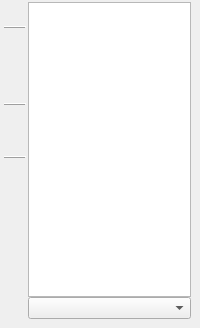
  <widget class="QDockWidget" name="thumbnailsDockWidget">
   <property name="features">
    <set>QDockWidget::DockWidgetFloatable|QDockWidget::DockWidgetMovable</set>
   </property>
   <property name="allowedAreas">
    <set>Qt::LeftDockWidgetArea|Qt::RightDockWidgetArea</set>
   </property>
   <property name="windowTitle">
    <string>Thumbnails</string>
   </property>
   <attribute name="dockWidgetArea">
    <number>2</number>
   </attribute>
   <widget class="QWidget" name="dockWidgetContents_2">
    <layout class="QHBoxLayout" name="horizontalLayout_4">
     <property name="spacing">
      <number>2</number>
     </property>
     <property name="leftMargin">
      <number>4</number>
     </property>
     <property name="topMargin">
      <number>2</number>
     </property>
     <property name="bottomMargin">
      <number>9</number>
     </property>
     <item>
      <layout class="QVBoxLayout" name="verticalLayout_2">
       <property name="spacing">
        <number>2</number>
       </property>
       <item>
        <widget class="QToolButton" name="focusButton">
         <property name="sizePolicy">
          <sizepolicy hsizetype="Fixed" vsizetype="Preferred">
           <horstretch>0</horstretch>
           <verstretch>0</verstretch>
          </sizepolicy>
         </property>
         <property name="minimumSize">
          <size>
           <width>22</width>
           <height>22</height>
          </size>
         </property>
         <property name="maximumSize">
          <size>
           <width>22</width>
           <height>22</height>
          </size>
         </property>
         <property name="toolTip">
          <string>Keep current page in view.</string>
         </property>
         <property name="statusTip">
          <string/>
         </property>
         <property name="styleSheet">
          <string notr="true">QToolButton:!hover {
  padding: 0;
  border: none;
  background-color: transparent;
}

QToolButton:hover {
  padding: 0;
  border: 1px solid palette(highlight);
  background-color: palette(base);
}

QToolButton:pressed {
  padding: 0;
  border: 1px solid palette(highlight);
  background-color: palette(alternative-base);
}</string>
         </property>
         <property name="text">
          <string/>
         </property>
         <property name="icon">
          <iconset resource="../resources/resources.qrc">
           <normaloff>:/icons/eye.svg</normaloff>:/icons/eye.svg</iconset>
         </property>
         <property name="iconSize">
          <size>
           <width>16</width>
           <height>16</height>
          </size>
         </property>
         <property name="checkable">
          <bool>true</bool>
         </property>
         <property name="checked">
          <bool>true</bool>
         </property>
        </widget>
       </item>
       <item>
        <widget class="Line" name="line">
         <property name="frameShadow">
          <enum>QFrame::Raised</enum>
         </property>
         <property name="orientation">
          <enum>Qt::Horizontal</enum>
         </property>
        </widget>
       </item>
       <item>
        <widget class="QToolButton" name="prevPageBtn">
         <property name="sizePolicy">
          <sizepolicy hsizetype="Fixed" vsizetype="Preferred">
           <horstretch>0</horstretch>
           <verstretch>0</verstretch>
          </sizepolicy>
         </property>
         <property name="minimumSize">
          <size>
           <width>22</width>
           <height>22</height>
          </size>
         </property>
         <property name="maximumSize">
          <size>
           <width>22</width>
           <height>22</height>
          </size>
         </property>
         <property name="toolTip">
          <string>Previous page.</string>
         </property>
         <property name="styleSheet">
          <string notr="true">QToolButton:!hover {
  padding: 0;
  border: none;
  background-color: transparent;
}

QToolButton:hover {
  padding: 0;
  border: 1px solid palette(highlight);
  background-color: palette(base);
}

QToolButton:pressed {
  padding: 0;
  border: 1px solid palette(highlight);
  background-color: palette(alternative-base);
}</string>
         </property>
         <property name="text">
          <string notr="true"/>
         </property>
         <property name="icon">
          <iconset resource="../resources/resources.qrc">
           <normaloff>:/icons/triangle-up-arrow.svg</normaloff>:/icons/triangle-up-arrow.svg</iconset>
         </property>
         <property name="iconSize">
          <size>
           <width>16</width>
           <height>16</height>
          </size>
         </property>
        </widget>
       </item>
       <item>
        <widget class="QToolButton" name="nextPageBtn">
         <property name="sizePolicy">
          <sizepolicy hsizetype="Fixed" vsizetype="Preferred">
           <horstretch>0</horstretch>
           <verstretch>0</verstretch>
          </sizepolicy>
         </property>
         <property name="minimumSize">
          <size>
           <width>22</width>
           <height>22</height>
          </size>
         </property>
         <property name="maximumSize">
          <size>
           <width>22</width>
           <height>22</height>
          </size>
         </property>
         <property name="toolTip">
          <string>Next page.</string>
         </property>
         <property name="styleSheet">
          <string notr="true">QToolButton:!hover {
  padding: 0;
  border: none;
  background-color: transparent;
}

QToolButton:hover {
  padding: 0;
  border: 1px solid palette(highlight);
  background-color: palette(base);
}

QToolButton:pressed {
  padding: 0;
  border: 1px solid palette(highlight);
  background-color: palette(alternative-base);
}</string>
         </property>
         <property name="text">
          <string notr="true"/>
         </property>
         <property name="icon">
          <iconset resource="../resources/resources.qrc">
           <normaloff>:/icons/triangle-down-arrow.svg</normaloff>:/icons/triangle-down-arrow.svg</iconset>
         </property>
         <property name="iconSize">
          <size>
           <width>16</width>
           <height>16</height>
          </size>
         </property>
        </widget>
       </item>
       <item>
        <widget class="QToolButton" name="filterSelectedBtn">
         <property name="sizePolicy">
          <sizepolicy hsizetype="Fixed" vsizetype="Preferred">
           <horstretch>0</horstretch>
           <verstretch>0</verstretch>
          </sizepolicy>
         </property>
         <property name="minimumSize">
          <size>
           <width>22</width>
           <height>22</height>
          </size>
         </property>
         <property name="maximumSize">
          <size>
           <width>22</width>
           <height>22</height>
          </size>
         </property>
         <property name="toolTip">
          <string>Navigate through selected pages only.</string>
         </property>
         <property name="styleSheet">
          <string notr="true">QToolButton:!hover {
  padding: 0;
  border: none;
  background-color: transparent;
}

QToolButton:hover {
  padding: 0;
  border: 1px solid palette(highlight);
  background-color: palette(base);
}

QToolButton:pressed {
  padding: 0;
  border: 1px solid palette(highlight);
  background-color: palette(alternative-base);
}</string>
         </property>
         <property name="text">
          <string notr="true"/>
         </property>
         <property name="icon">
          <iconset resource="../resources/resources.qrc">
           <normaloff>:/icons/check-mark.svg</normaloff>:/icons/check-mark.svg</iconset>
         </property>
         <property name="iconSize">
          <size>
           <width>16</width>
           <height>16</height>
          </size>
         </property>
         <property name="checkable">
          <bool>true</bool>
         </property>
        </widget>
       </item>
       <item>
        <widget class="Line" name="line_2">
         <property name="frameShadow">
          <enum>QFrame::Raised</enum>
         </property>
         <property name="orientation">
          <enum>Qt::Horizontal</enum>
         </property>
        </widget>
       </item>
       <item>
        <widget class="QToolButton" name="magnifyThumbnailsBtn">
         <property name="sizePolicy">
          <sizepolicy hsizetype="Fixed" vsizetype="Preferred">
           <horstretch>0</horstretch>
           <verstretch>0</verstretch>
          </sizepolicy>
         </property>
         <property name="minimumSize">
          <size>
           <width>22</width>
           <height>22</height>
          </size>
         </property>
         <property name="maximumSize">
          <size>
           <width>22</width>
           <height>22</height>
          </size>
         </property>
         <property name="toolTip">
          <string>Magnify thumbnails.  (Ctrl++)</string>
         </property>
         <property name="styleSheet">
          <string notr="true">QToolButton:!hover {
  padding: 0;
  border: none;
  background-color: transparent;
}

QToolButton:hover {
  padding: 0;
  border: 1px solid palette(highlight);
  background-color: palette(base);
}

QToolButton:pressed {
  padding: 0;
  border: 1px solid palette(highlight);
  background-color: palette(alternative-base);
}</string>
         </property>
         <property name="text">
          <string notr="true"/>
         </property>
         <property name="icon">
          <iconset resource="../resources/resources.qrc">
           <normaloff>:/icons/magnifying-glass.svg</normaloff>:/icons/magnifying-glass.svg</iconset>
         </property>
         <property name="iconSize">
          <size>
           <width>16</width>
           <height>16</height>
          </size>
         </property>
        </widget>
       </item>
       <item>
        <widget class="QToolButton" name="diminishThumbnailsBtn">
         <property name="sizePolicy">
          <sizepolicy hsizetype="Fixed" vsizetype="Preferred">
           <horstretch>0</horstretch>
           <verstretch>0</verstretch>
          </sizepolicy>
         </property>
         <property name="minimumSize">
          <size>
           <width>22</width>
           <height>22</height>
          </size>
         </property>
         <property name="maximumSize">
          <size>
           <width>22</width>
           <height>22</height>
          </size>
         </property>
         <property name="toolTip">
          <string>Diminish thumbnails.  (Ctrl+-)</string>
         </property>
         <property name="styleSheet">
          <string notr="true">QToolButton:!hover {
  padding: 0;
  border: none;
  background-color: transparent;
}

QToolButton:hover {
  padding: 0;
  border: 1px solid palette(highlight);
  background-color: palette(base);
}

QToolButton:pressed {
  padding: 0;
  border: 1px solid palette(highlight);
  background-color: palette(alternative-base);
}</string>
         </property>
         <property name="text">
          <string notr="true"/>
         </property>
         <property name="icon">
          <iconset resource="../resources/resources.qrc">
           <normaloff>:/icons/diminishing-glass.svg</normaloff>:/icons/diminishing-glass.svg</iconset>
         </property>
         <property name="iconSize">
          <size>
           <width>16</width>
           <height>16</height>
          </size>
         </property>
        </widget>
       </item>
       <item>
        <widget class="Line" name="line_3">
         <property name="frameShadow">
          <enum>QFrame::Raised</enum>
         </property>
         <property name="orientation">
          <enum>Qt::Horizontal</enum>
         </property>
        </widget>
       </item>
       <item>
        <widget class="QToolButton" name="gotoPageBtn">
         <property name="sizePolicy">
          <sizepolicy hsizetype="Fixed" vsizetype="Preferred">
           <horstretch>0</horstretch>
           <verstretch>0</verstretch>
          </sizepolicy>
         </property>
         <property name="minimumSize">
          <size>
           <width>22</width>
           <height>22</height>
          </size>
         </property>
         <property name="maximumSize">
          <size>
           <width>22</width>
           <height>22</height>
          </size>
         </property>
         <property name="toolTip">
          <string>Go To Page...  (Ctrl+G)</string>
         </property>
         <property name="styleSheet">
          <string notr="true">QToolButton:!hover {
  padding: 0;
  border: none;
  background-color: transparent;
}

QToolButton:hover {
  padding: 0;
  border: 1px solid palette(highlight);
  background-color: palette(base);
}

QToolButton:pressed {
  padding: 0;
  border: 1px solid palette(highlight);
  background-color: palette(alternative-base);
}</string>
         </property>
         <property name="text">
          <string notr="true"/>
         </property>
         <property name="icon">
          <iconset resource="../resources/resources.qrc">
           <normaloff>:/icons/right-pointing.svg</normaloff>:/icons/right-pointing.svg</iconset>
         </property>
         <property name="iconSize">
          <size>
           <width>16</width>
           <height>16</height>
          </size>
         </property>
        </widget>
       </item>
       <item>
        <widget class="QToolButton" name="selectionModeBtn">
         <property name="sizePolicy">
          <sizepolicy hsizetype="Fixed" vsizetype="Preferred">
           <horstretch>0</horstretch>
           <verstretch>0</verstretch>
          </sizepolicy>
         </property>
         <property name="minimumSize">
          <size>
           <width>22</width>
           <height>22</height>
          </size>
         </property>
         <property name="maximumSize">
          <size>
           <width>22</width>
           <height>22</height>
          </size>
         </property>
         <property name="toolTip">
          <string>Enable multi page selection mode.</string>
         </property>
         <property name="styleSheet">
          <string notr="true">QToolButton:!hover {
  padding: 0;
  border: none;
  background-color: transparent;
}

QToolButton:hover {
  padding: 0;
  border: 1px solid palette(highlight);
  background-color: palette(base);
}

QToolButton:pressed {
  padding: 0;
  border: 1px solid palette(highlight);
  background-color: palette(alternative-base);
}

QToolButton:checked:hover {
  padding: 0;
  border: 1px solid palette(window-text);
  background-color: palette(base);
}

QToolButton:checked {
  padding: 0;
  border: 1px solid palette(window-text);
  background-color: palette(alternative-base);
}</string>
         </property>
         <property name="text">
          <string notr="true"/>
         </property>
         <property name="icon">
          <iconset resource="../resources/resources.qrc">
           <normaloff>:/icons/checkbox-styled.svg</normaloff>:/icons/checkbox-styled.svg</iconset>
         </property>
         <property name="iconSize">
          <size>
           <width>16</width>
           <height>16</height>
          </size>
         </property>
         <property name="checkable">
          <bool>true</bool>
         </property>
        </widget>
       </item>
       <item>
        <widget class="QToolButton" name="thumbColumnViewBtn">
         <property name="sizePolicy">
          <sizepolicy hsizetype="Fixed" vsizetype="Preferred">
           <horstretch>0</horstretch>
           <verstretch>0</verstretch>
          </sizepolicy>
         </property>
         <property name="minimumSize">
          <size>
           <width>22</width>
           <height>22</height>
          </size>
         </property>
         <property name="maximumSize">
          <size>
           <width>22</width>
           <height>22</height>
          </size>
         </property>
         <property name="toolTip">
          <string>Single/multi column display.</string>
         </property>
         <property name="styleSheet">
          <string notr="true">QToolButton:!hover {
  padding: 0;
  border: none;
  background-color: transparent;
}

QToolButton:hover {
  padding: 0;
  border: 1px solid palette(highlight);
  background-color: palette(base);
}

QToolButton:pressed {
  padding: 0;
  border: 1px solid palette(highlight);
  background-color: palette(alternative-base);
}</string>
         </property>
         <property name="text">
          <string notr="true"/>
         </property>
         <property name="icon">
          <iconset resource="../resources/resources.qrc">
           <normaloff>:/icons/single-column-view.svg</normaloff>:/icons/single-column-view.svg</iconset>
         </property>
         <property name="iconSize">
          <size>
           <width>16</width>
           <height>16</height>
          </size>
         </property>
         <property name="checkable">
          <bool>true</bool>
         </property>
        </widget>
       </item>
       <item>
        <widget class="QToolButton" name="sortingOrderBtn">
         <property name="sizePolicy">
          <sizepolicy hsizetype="Fixed" vsizetype="Preferred">
           <horstretch>0</horstretch>
           <verstretch>0</verstretch>
          </sizepolicy>
         </property>
         <property name="minimumSize">
          <size>
           <width>22</width>
           <height>22</height>
          </size>
         </property>
         <property name="maximumSize">
          <size>
           <width>22</width>
           <height>22</height>
          </size>
         </property>
         <property name="toolTip">
          <string>Sorting order.</string>
         </property>
         <property name="styleSheet">
          <string notr="true">QToolButton:!hover {
  padding: 0;
  border: none;
  background-color: transparent;
}

QToolButton:hover {
  padding: 0;
  border: 1px solid palette(highlight);
  background-color: palette(base);
}

QToolButton:pressed {
  padding: 0;
  border: 1px solid palette(highlight);
  background-color: palette(alternative-base);
}</string>
         </property>
         <property name="text">
          <string notr="true"/>
         </property>
         <property name="icon">
          <iconset resource="../resources/resources.qrc">
           <normaloff>:/icons/ascending_sorting_order.svg</normaloff>:/icons/ascending_sorting_order.svg</iconset>
         </property>
         <property name="iconSize">
          <size>
           <width>16</width>
           <height>16</height>
          </size>
         </property>
         <property name="checkable">
          <bool>true</bool>
         </property>
        </widget>
       </item>
       <item>
        <widget class="QToolButton" name="deviationHighlightingBtn">
         <property name="sizePolicy">
          <sizepolicy hsizetype="Fixed" vsizetype="Preferred">
           <horstretch>0</horstretch>
           <verstretch>0</verstretch>
          </sizepolicy>
         </property>
         <property name="minimumSize">
          <size>
           <width>22</width>
           <height>22</height>
          </size>
         </property>
         <property name="maximumSize">
          <size>
           <width>22</width>
           <height>22</height>
          </size>
         </property>
         <property name="toolTip">
          <string>Highlight deviation.</string>
         </property>
         <property name="styleSheet">
          <string notr="true">QToolButton:!hover {
  padding: 0;
  border: none;
  background-color: transparent;
}

QToolButton:hover {
  padding: 0;
  border: 1px solid palette(highlight);
  background-color: palette(base);
}

QToolButton:pressed {
  padding: 0;
  border: 1px solid palette(highlight);
  background-color: palette(alternative-base);
}</string>
         </property>
         <property name="text">
          <string notr="true"/>
         </property>
         <property name="icon">
          <iconset resource="../resources/resources.qrc">
           <normaloff>:/icons/six-spoked-asterisk.svg</normaloff>:/icons/six-spoked-asterisk.svg</iconset>
         </property>
         <property name="iconSize">
          <size>
           <width>16</width>
           <height>16</height>
          </size>
         </property>
         <property name="checkable">
          <bool>true</bool>
         </property>
        </widget>
       </item>
       <item>
        <spacer name="verticalSpacer">
         <property name="orientation">
          <enum>Qt::Vertical</enum>
         </property>
         <property name="sizeHint" stdset="0">
          <size>
           <width>1</width>
           <height>40</height>
          </size>
         </property>
        </spacer>
       </item>
      </layout>
     </item>
     <item>
      <layout class="QVBoxLayout" name="verticalLayout">
       <property name="spacing">
        <number>0</number>
       </property>
       <item>
        <widget class="QGraphicsView" name="thumbView">
         <property name="sizePolicy">
          <sizepolicy hsizetype="Ignored" vsizetype="Expanding">
           <horstretch>1</horstretch>
           <verstretch>1</verstretch>
          </sizepolicy>
         </property>
         <property name="minimumSize">
          <size>
           <width>150</width>
           <height>0</height>
          </size>
         </property>
         <property name="maximumSize">
          <size>
           <width>16777215</width>
           <height>16777215</height>
          </size>
         </property>
         <property name="statusTip">
          <string>Use Home, End, PgUp/Q, PgDown/W to navigate between pages or Shift+PgUp/Q and Shift+PgDown/W to navigate between selected ones. Alt+Wheel - scale thumbnails.</string>
         </property>
         <property name="alignment">
          <set>Qt::AlignHCenter|Qt::AlignTop</set>
         </property>
        </widget>
       </item>
       <item>
        <widget class="QComboBox" name="sortOptions">
         <property name="sizeAdjustPolicy">
          <enum>QComboBox::AdjustToContents</enum>
         </property>
        </widget>
       </item>
      </layout>
     </item>
    </layout>
   </widget>
  </widget>
